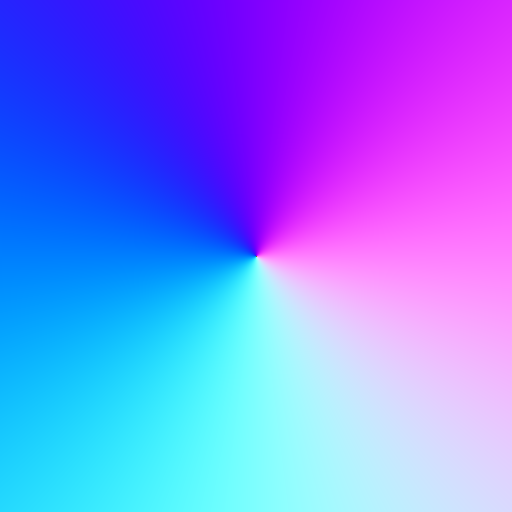
#> input picture docs/exemples/workflows_3d/flowmap_radial_flowmap.png, 512 x 512 px, given in place of portrait_ico_elian.png, which was not available
$ python generer_illustrations_readme.py
#> lines starting #> are read from the running program, lines starting #| are printed output that depends on the picture; pictures that were not available may be replaced by others from this repository, and a replacement may not be noted
import os
import shutil
from PIL import Image, ImageDraw

os.makedirs('docs/exemples/workflows_2d', exist_ok=True)
os.makedirs('docs/exemples/workflows_3d', exist_ok=True)
os.makedirs('docs/exemples/workflows_audio', exist_ok=True)

# 1. Copy of the mesh_ia sheets to docs/exemples/workflows_3d/
for f in ['casque_512_planche.png', 'casque_1024_planche.png']:
    src = os.path.join('output', 'trellis_smoke', f)
    dst = os.path.join('docs', 'exemples', 'workflows_3d', f)
    if os.path.exists(src):
        shutil.copy2(src, dst)
        print(f"Copy {src} -> {dst}")

# 2. TTS Dialogue Visemes
try:
    p = Image.open('godot_assets/portrait_ico_elian.png').convert('RGBA').resize((120, 120))
    w, h = 760, 180
    img_tts = Image.new('RGBA', (w, h), (16, 18, 24, 255))
    draw = ImageDraw.Draw(img_tts)
    draw.text((20, 10), "TTS DIALOGUE : Phonetic Viseme Lip-Sync Mapping (.json Godot Manifest)", fill=(240, 240, 250))
    img_tts.paste(p, (20, 40))
    draw.rectangle([18, 38, 142, 162], outline=(70, 80, 100), width=1)
    draw.text((30, 164), "Elian (180 Hz)", fill=(160, 170, 190))
    draw.line([(180, 95), (730, 95)], fill=(50, 60, 80), width=2)
    draw.text((180, 45), "Trois heures du matin... le serveur s effondre.", fill=(255, 220, 100))

    visemes = [
        (210, 'T', 't=0.12s'),
        (300, 'R', 't=0.34s'),
        (390, 'WA', 't=0.58s'),
        (490, '...', 't=0.92s'),
        (590, 'S', 't=1.40s'),
        (680, 'F', 't=1.85s'),
    ]
    for vx, vis, tc in visemes:
        draw.line([(vx, 80), (vx, 110)], fill=(80, 200, 255), width=2)
        draw.ellipse([vx - 14, 85, vx + 14, 113], fill=(30, 60, 90), outline=(80, 220, 255))
        draw.text((vx - 6, 93), vis, fill=(255, 255, 255))
        draw.text((vx - 18, 120), tc, fill=(130, 140, 160))

    img_tts.save('docs/exemples/workflows_audio/tts_dialogue_visemes.png')
    print("TTS dialogue visemes generated")
except Exception as e:
    print("TTS visemes error:", e)

# 3. Rembg: Before / After comparison
try:
    casque = Image.open('godot_assets/casque.png').convert('RGBA').resize((240, 240))
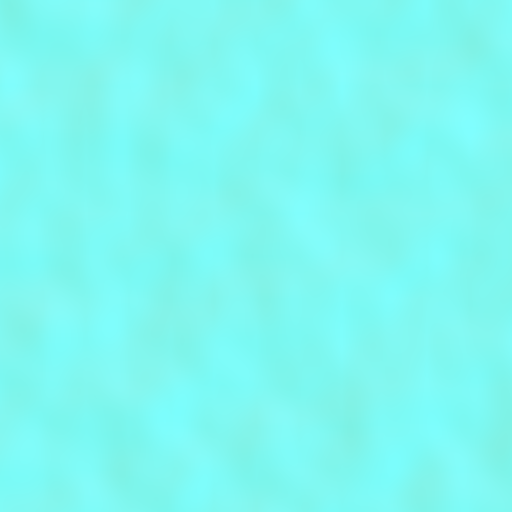
#> input picture docs/exemples/workflows_3d/flowmap_river_flowmap.png, 512 x 512 px, given in place of casque.png, which was not available
    fond_brut = Image.new('RGB', (240, 240), (45, 48, 55))
    fond_brut.paste(casque, (0, 0), casque)

    damier = Image.new('RGBA', (240, 240), (28, 32, 40, 255))
    d_draw = ImageDraw.Draw(damier)
    step = 16
    for y in range(0, 240, step):
        for x in range(0, 240, step):
            if (x // step + y // step) % 2 == 0:
                d_draw.rectangle([x, y, x + step, y + step], fill=(42, 48, 60, 255))
    damier.paste(casque, (0, 0), casque)

    comp = Image.new('RGBA', (560, 310), (16, 18, 24, 255))
    c_draw = ImageDraw.Draw(comp)
    c_draw.text((20, 12), "REMBG: Neural Cutout BiRefNet / RMBG-1.4 (Zero White Fringe)", fill=(240, 240, 250))
    comp.paste(fond_brut, (20, 42))
    c_draw.rectangle([18, 40, 262, 284], outline=(90, 60, 60), width=2)
    c_draw.text((20, 290), "1. Raw Image (Flat Background)", fill=(220, 160, 160))

    comp.paste(damier, (300, 42))
    c_draw.rectangle([298, 40, 542, 284], outline=(60, 180, 120), width=2)
    c_draw.text((300, 290), "2. Clean Alpha Cutout (0 halo)", fill=(120, 240, 180))

    comp.save('docs/exemples/workflows_2d/rembg_comparatif.png')
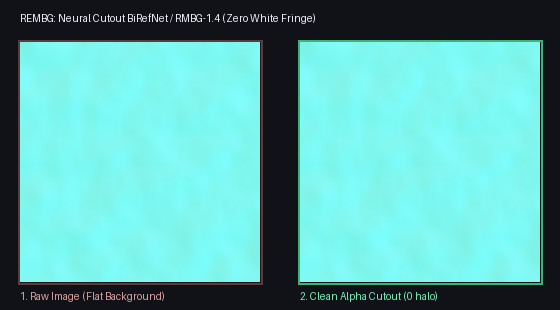
#> saved as rembg_comparatif.png: PIL image 560x310 RGBA; mean R, G, B, A 92.4, 174.3, 171, 255
    print("Rembg comparison generated")
except Exception as e:
    print("Rembg error:", e)

# 4. UI 9-Slice: stretching demonstration
try:
    cadre = Image.open('godot_assets/cadre_portrait_combat.png').convert('RGBA')
#> cadre is the input picture: PIL image 512x512 RGBA; mean R, G, B, A 127, 247.8, 241.1, 255
    m = 64
    cw, ch = cadre.size
#> cw = 512; ch = 512
    tl = cadre.crop((0, 0, m, m))
    tr = cadre.crop((cw - m, 0, cw, m))
    bl = cadre.crop((0, ch - m, m, ch))
    br = cadre.crop((cw - m, ch - m, cw, ch))
    top = cadre.crop((m, 0, cw - m, m))
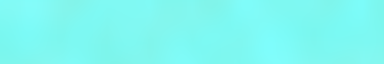
#> top: PIL image 384x64 RGBA; mean R, G, B, A 126.5, 248, 241.6, 255
    bottom = cadre.crop((m, ch - m, cw - m, ch))
    left = cadre.crop((0, m, m, ch - m))
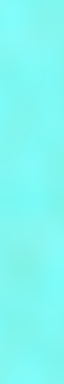
#> left: PIL image 64x384 RGBA; mean R, G, B, A 127.3, 248, 241.5, 255
    right = cadre.crop((cw - m, m, cw, ch - m))
    center = cadre.crop((m, m, cw - m, ch - m))

    tw, th = 520, 240
    stretched = Image.new('RGBA', (tw, th))
#> stretched: PIL image 520x240 RGBA; every value is 0
    stretched.paste(tl, (0, 0))
    stretched.paste(tr, (tw - m, 0))
    stretched.paste(bl, (0, th - m))
    stretched.paste(br, (tw - m, th - m))
    stretched.paste(top.resize((tw - 2*m, m)), (m, 0))
    stretched.paste(bottom.resize((tw - 2*m, m)), (m, th - m))
    stretched.paste(left.resize((m, th - 2*m)), (0, m))
    stretched.paste(right.resize((m, th - 2*m)), (tw - m, m))
    stretched.paste(center.resize((tw - 2*m, th - 2*m)), (m, m))
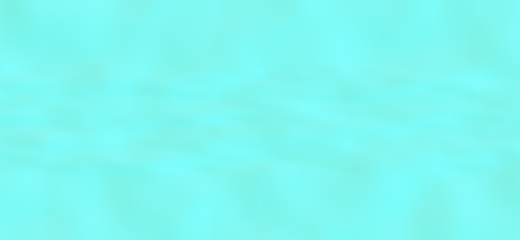
#> stretched: PIL image 520x240 RGBA; mean R, G, B, A 126.8, 247.8, 241.1, 255

    ui_sheet = Image.new('RGBA', (820, 310), (16, 18, 24, 255))
    u_draw = ImageDraw.Draw(ui_sheet)
    u_draw.text((20, 12), "UI 9-SLICE: Ornamental Corner Preservation & Godot 4 Vector Stretching", fill=(240, 240, 250))

    c_res = cadre.resize((220, 220), Image.Resampling.LANCZOS)
    ui_sheet.paste(c_res, (20, 45), c_res)
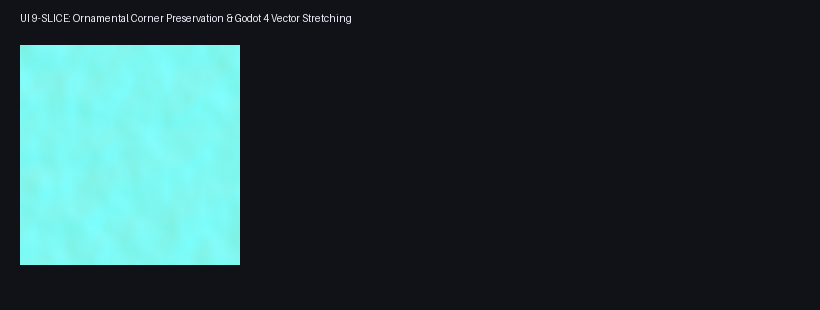
#> ui_sheet: PIL image 820x310 RGBA; mean R, G, B, A 37.8, 62.4, 66, 255
    u_draw.rectangle([18, 43, 242, 267], outline=(80, 90, 120), width=1)
    u_draw.text((20, 275), "Square Source (512x512)", fill=(160, 175, 200))

    ui_sheet.paste(stretched, (275, 45), stretched)
    u_draw.rectangle([273, 43, 797, 287], outline=(220, 160, 60), width=2)
    u_draw.text((275, 292), "NinePatchRect Stretched (520x240) - Corners 100% Intact", fill=(255, 200, 100))

    ui_sheet.save('docs/exemples/workflows_2d/ui_9slice_demo.png')
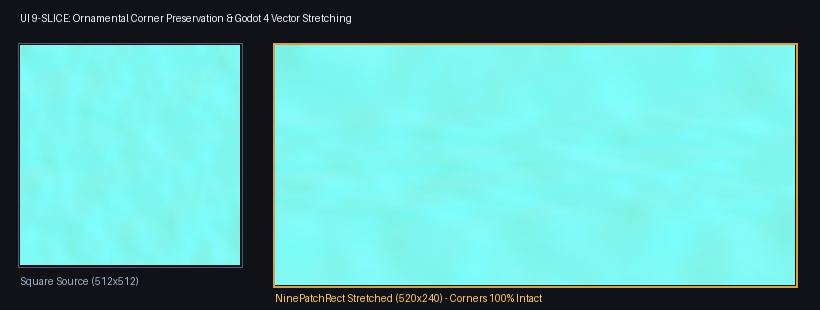
#> saved as ui_9slice_demo.png: PIL image 820x310 RGBA; mean R, G, B, A 95.6, 177.8, 173.7, 255
    print("UI 9-Slice demo generated")
except Exception as e:
    print("UI 9-slice error:", e)

# 5. ESRGAN Upscale Comparison
try:
    c_orig = Image.open('godot_assets/casque.png').convert('RGBA')
    c_up = Image.open('godot_assets/casque_esrgan_4x.png').convert('RGBA')
    ow, oh = c_orig.size
    crop_orig = c_orig.crop((int(ow*0.35), int(oh*0.30), int(ow*0.65), int(oh*0.60))).resize((250, 250), Image.Resampling.NEAREST)

    uw, uh = c_up.size
    crop_up = c_up.crop((int(uw*0.35), int(uh*0.30), int(uw*0.65), int(uh*0.60))).resize((250, 250), Image.Resampling.LANCZOS)

    up_img = Image.new('RGBA', (560, 320), (16, 18, 24, 255))
    u_draw = ImageDraw.Draw(up_img)
    u_draw.text((20, 12), "UPSCALE: Real-ESRGAN Vulkan 4x-UltraSharp (400% Zoom on Micro-Details)", fill=(240, 240, 250))
    up_img.paste(crop_orig, (20, 42))
    u_draw.rectangle([18, 40, 272, 294], outline=(120, 60, 60), width=2)
    u_draw.text((20, 300), "1. Pixelated Original (4x Nearest Zoom)", fill=(220, 140, 140))

    up_img.paste(crop_up, (290, 42))
    u_draw.rectangle([288, 40, 542, 294], outline=(60, 200, 120), width=2)
    u_draw.text((290, 300), "2. 4x-UltraSharp (Cleaned Edges)", fill=(120, 240, 160))

    up_img.save('docs/exemples/workflows_2d/upscale_comparatif_zoom.png')
    print("Upscale zoom comparison generated")
except Exception as e:
    print("Upscale comparison error:", e)
